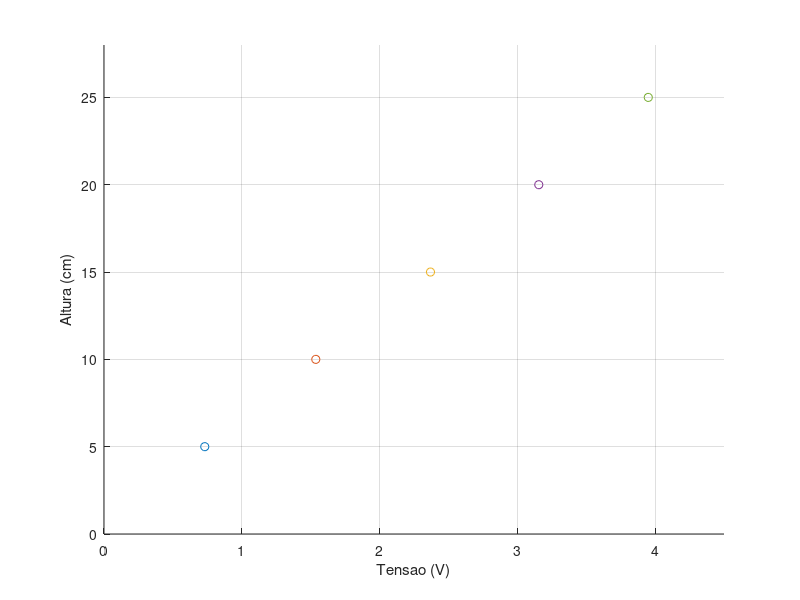

Source code (MATLAB):
clear
clc

exp_5 = [0.7050 0.6982 0.7611 0.7665 0.7256];
exp_10 = [1.5600	1.5137	1.5540	1.5320	1.5260];
exp_15 = [2.4440	2.3740	2.3540	2.3430	2.3330];
exp_20 = [3.1450	3.1550	3.1620	3.1620	3.1540];
exp_25 = [3.9750	3.9580	3.9430	3.9340	3.9420];


mean_exp_5 = mean(exp_5);
mean_exp_10 = mean(exp_10);
mean_exp_15 = mean(exp_15);
mean_exp_20 = mean(exp_20);
mean_exp_25 = mean(exp_25);

x = [5 10 15 20 25];

y = mean_exp_15 - mean_exp_10
inclinacao = y / 5
nome = 1 / inclinacao

scatter(mean_exp_5, x(1))

xlabel('Tensao (V)')
ylabel('Altura (cm)')
xlim([0 4.5])
ylim([0 28])
grid()

hold on
scatter(mean_exp_10, x(2))
hold on
scatter(mean_exp_15, x(3))
hold on
scatter(mean_exp_20, x(4))
hold on
scatter(mean_exp_25, x(5))
hold on
